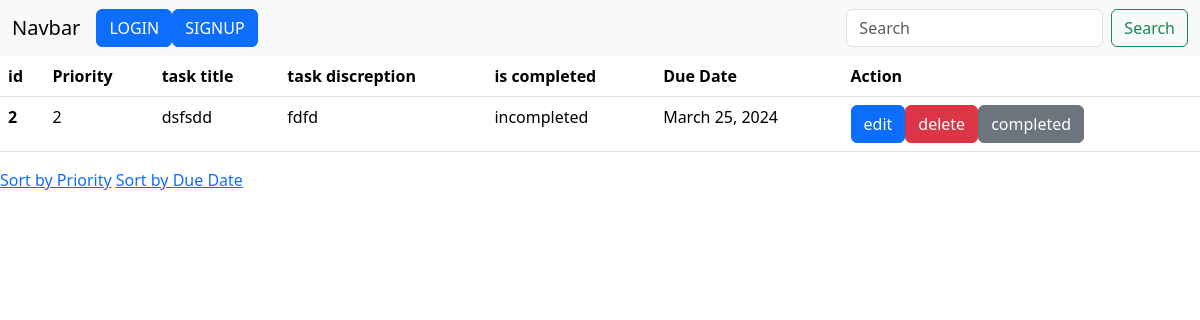
The page /task/showtask/ on the database its author committed.
### task/models.py (models this page shows, shortened)
class TaskModel(models.Model):
    id = models.IntegerField(primary_key=True)
    taskTitle=models.CharField(max_length=20)
    taskDescription=models.CharField(max_length=20)
    is_completed=models.BooleanField(default=False)
    created_at = models.DateTimeField(auto_now_add=True)
    user = models.ForeignKey(User, on_delete=models.CASCADE,default=1)
    priority = models.IntegerField(choices=[(i, str(i)) for i in range(9)])
    due_date = models.DateField(null=True, blank=True)

### task/views.py (the view)
# urls.py: path('showtask/',views.show_task,name='showpage'),
def show_task(request):
    if request.user.is_authenticated:
        user_id = request.user.id
    show = TaskModel.objects.all()
    sort_by_priority = request.GET.get('sort_by_priority')
    if sort_by_priority:
        show = show.order_by('priority')
    sort_by_due_date = request.GET.get('sort_by_due_date')
    if sort_by_due_date:
        show = show.order_by('due_date')
    return render(request,'task/show.html',{'show':show})

### task/templates/task/show.html
{% extends 'base.html' %}
{% load crispy_forms_tags %}
{% block content %}
<table class="table">
    <thead>
      <tr>
        <th scope="col">id</th>
        <th scope="col">Priority</th>
        <th scope="col">task title</th>
        <th scope="col">task discreption</th>
        <th scope="col">is completed</th>
        <th scope="col">Due Date</th>
        <th scope="col">Action</th>
      </tr>
    </thead>
    <tbody>
     {% for s in show %}
     {% if not s.is_completed %}
      <tr>
        <th>{{s.id}}</th>
        <td>{{s.priority}}</td>
        <td>{{s.taskTitle}}</td>
        <td>{{s.taskDescription}}</td>
        <td>incompleted</td>
        <td>{{s.due_date}}</td>
        <td><a class="btn btn-primary" href="{%url 'edittask' id=s.id%}">edit</a><a class="btn btn-danger"  href="{% url 'deletetask' id=s.id%}">delete</a><a class="btn btn-secondary"  href="{% url 'completed' id=s.id%}">completed</a></td>
      </tr>
      {% endif %}
      {% endfor %}
    </tbody>
  </table>
  <a href="?sort_by_priority=1">Sort by Priority</a>
  <a href="?sort_by_due_date=1">Sort by Due Date</a>
{% endblock %}

### rows shown on the page
TaskModel: id "2", priority "2", taskTitle "dsfsdd", taskDescription "fdfd", due_date "March 25, 2024"
